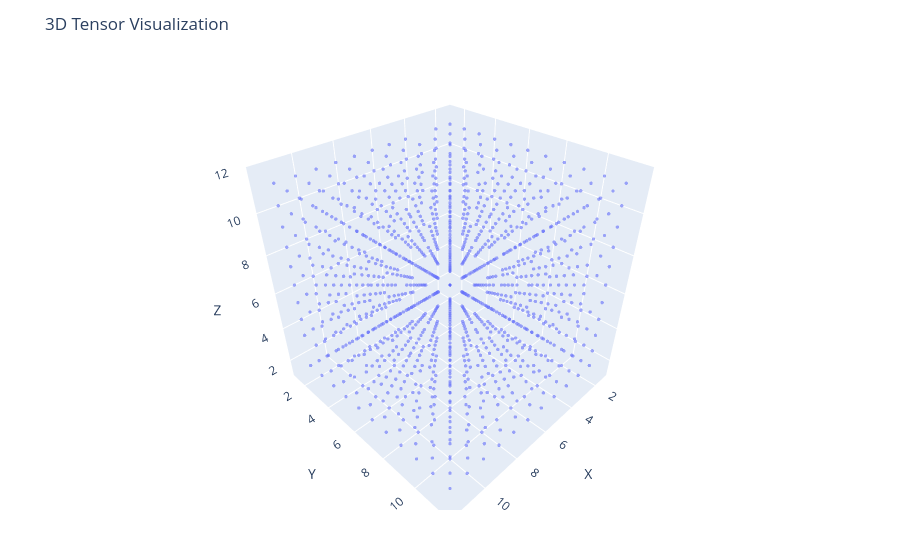

Notebook source saved alongside this figure:
### Markdown cell above
## Step 6: Randomizing the source basis
Dleto works by detecting a hidden constraint equation in a given tensor.  So far the tensors we created are obviously equations of a sphere.  So what we do next is randomize the bases of the x, y, and z axes.  In the case of our original sphere with radius 5 the entire tensor fit inside $11 \times 11 \times 11$-array.  This means that are operating in 3 different 11-dimensional vector spaces.  So we apply a random $11 \times 11$ invertible matrix $X$ to the slices `tensor[i,:,:]`, an invertible matrix $Y$ to each slice `tensor[:,j,:]` and finally an invertible matrix $Z$ to the each `tensor[:,:,k]`.  If you changed the dimensions then the relevant matrix sizes will change accordingly.  The command `randomTensor` uses the arrays internally stored dimensions to calculate the appropriate changes.  The return includes not only the resulting tensor but also the matrices $X,Y,Z$ used to affect the change.  To access the resulting tensor use the record name `.tensor`.  To access the coordinate changes use `.Xes`, `.Yes` and `.Zes`.

Here is our small sphere randomized, it likely looks completely filled in like dense tensor.

### Code cell
hidden_sphere5 = randomizeTensor(sphere5)
plotTensor(hidden_sphere5.tensor)

### Figure 1 — Plotly figure (JSON) as saved in the notebook; plotly's stock layout.template omitted (floating-point values rounded to 4 significant figures; data arrays with more than 128 entries replaced by an {"elided": "..."} marker saying what was removed)
{"data": [{"marker": {"opacity": 0.6, "size": 2}, "mode": "markers", "type": "scatter3d", "x": {"elided": "1296 int values"}, "y": {"elided": "1296 int values"}, "z": {"elided": "1296 int values"}}], "layout": {"margin": {"b": 50, "l": 50, "r": 50, "t": 60}, "scene": {"aspectmode": "cube", "xaxis": {"range": [1, 12], "title": "X"}, "yaxis": {"range": [1, 12], "title": "Y"}, "zaxis": {"range": [1, 12], "title": "Z"}}, "title": "3D Tensor Visualization"}}
